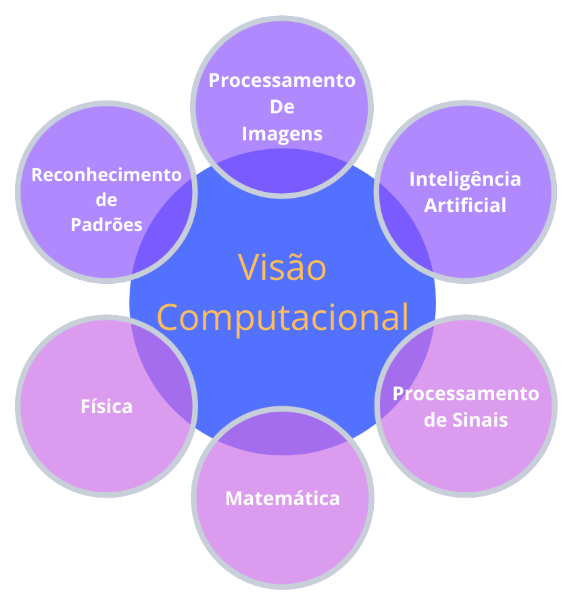
#> input picture imagem/visao_computacional.png, 575 x 604 px, found by its file name
$ python dilation_image.py
#> lines starting #> are read from the running program, lines starting #| are printed output that depends on the picture; after the words box and inside, x2 and y2 are one past the last pixel; in counts of white or black regions, pixels touching at a corner belong together
import cv2 as cv
import numpy as np

#Use the kernel
kernel = np.ones((5,5),np.uint8)
print(kernel)

path = 'imagem/visao_computacional.png'
img = cv.imread(path)
#> img is the input picture: shape (604, 575, 3); mean B, G, R 248.5, 187.5, 202.4
cv.imshow('Imagem', img)

# Using method Canny Edges
img_canny = cv.Canny(img, 25, 25) # Alternar a imagem como blur, grayscale.
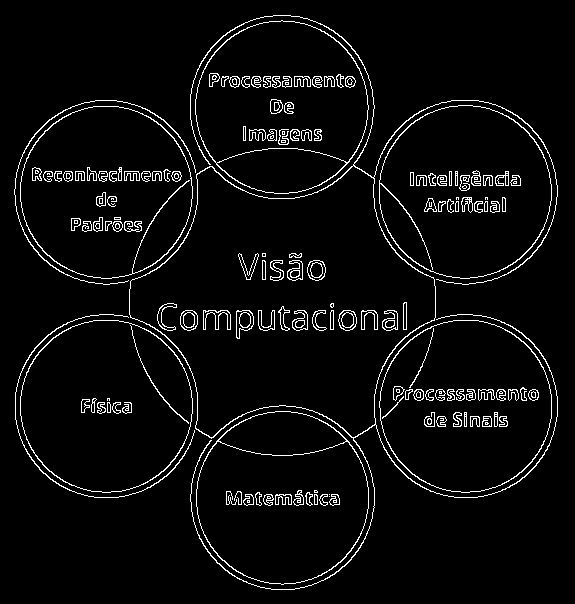
#> img_canny: shape (604, 575); 4.6% white in thin lines or dots
cv.imshow('Canny_Image', img_canny)

# Using method Dilation image
img_dilated = cv.dilate(img_canny,kernel, iterations=1)# Alternar a imagem como blur, grayscale.
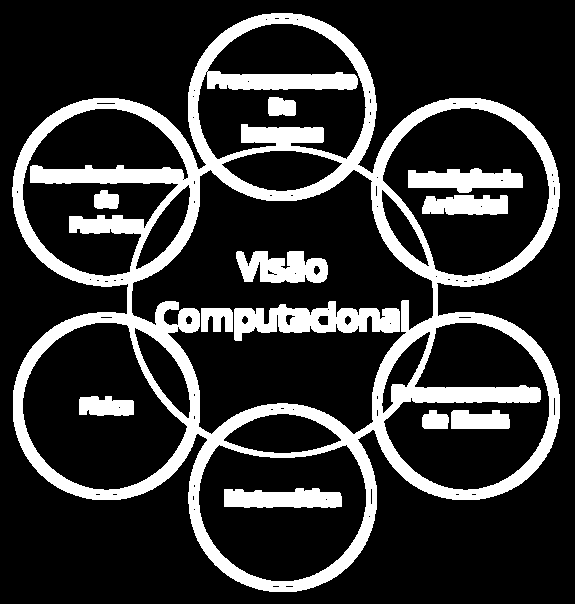
#> img_dilated: shape (604, 575); 20.2% white; 12 white regions, largest, box (x1, y1, x2, y2) and area: (12, 13, 560, 592) 55157, (234, 301, 400, 341) 3646, (236, 251, 328, 283) 2149

cv.imshow('Dilate_Image', img_dilated)
cv.waitKey(0)
cv.destroyAllWindows()

$ run again, with imagem/cards.png copied over imagem/visao_computacional.png
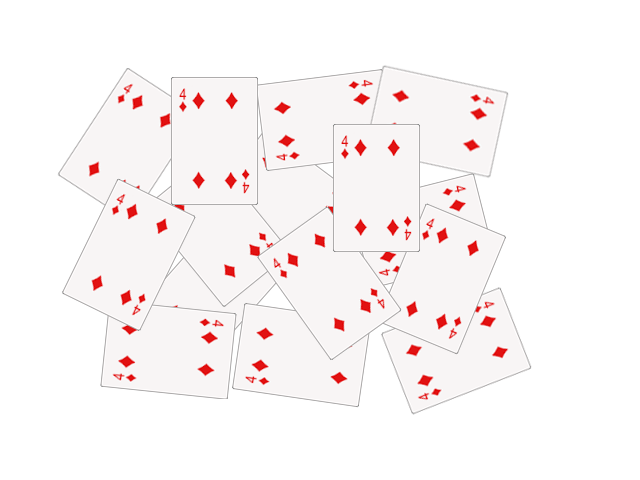
#> input picture imagem/cards.png, 640 x 480 px, found by its file name
#> img is the input picture: shape (480, 640, 3); mean B, G, R 245.8, 245.8, 250.7
#> `img_canny = cv.Canny(img, 25, 25)`:
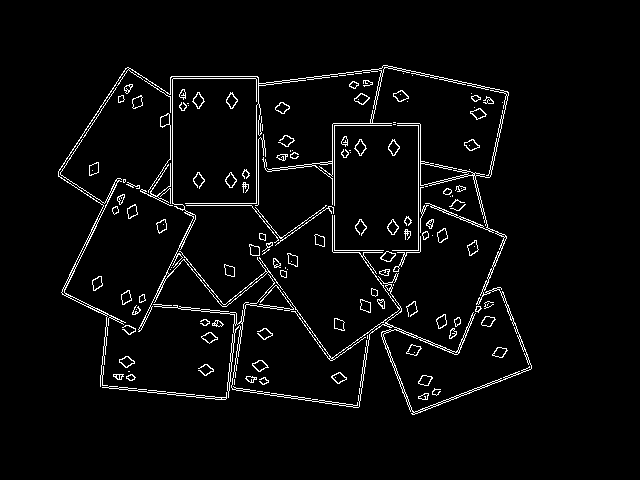
#> img_canny: shape (480, 640); 3.7% white in thin lines or dots, all inside (x1, y1, x2, y2) = (58, 65, 532, 415)
#> `img_dilated = cv.dilate(img_canny,kernel, iterations=1)# Alternar a im..`:
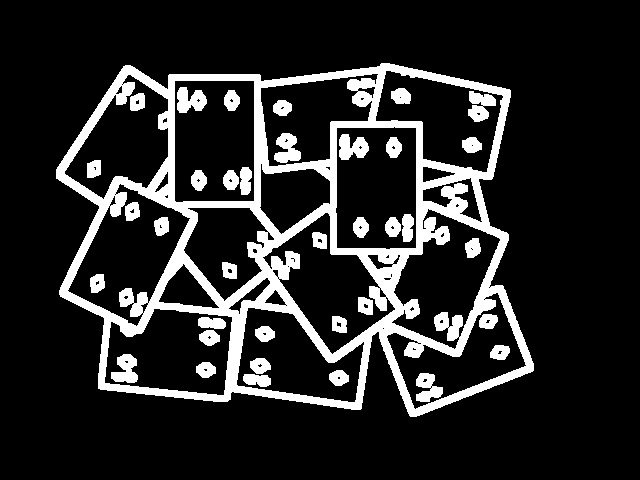
#> img_dilated: shape (480, 640); 15.5% white; 37 white regions, largest, box (x1, y1, x2, y2) and area: (56, 63, 534, 417) 37156, (468, 91, 496, 122) 544, (177, 87, 207, 113) 534
